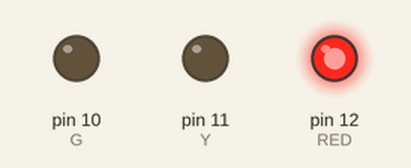
Simulated run of this sketch. Board: Arduino Uno, built with avr-gcc and run on an emulated ATmega328P. Shown: output pins drawn as LEDs (lit = HIGH).

Above: at 5.0 s.
At 11.0 s:
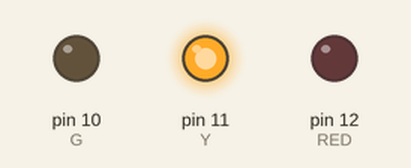
At 14.5 s:
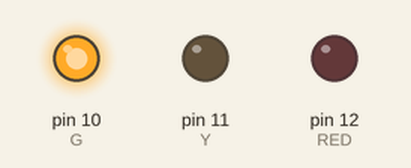
Timing chart, 0 to 22.1 s (numbered marks = the images above):
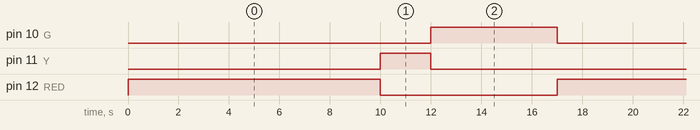

The sketch:

Ledtest.ino
```cpp
const int RED = 12;
const int Y = 11;
const int G = 10;
void setup() {
  // put your setup code here, to run once:
pinMode(RED,OUTPUT);
pinMode(Y,OUTPUT);
pinMode(G,OUTPUT);
}

void loop() {
  // put your main code here, to run repeatedly:
digitalWrite(RED,HIGH);
digitalWrite(Y,LOW);
digitalWrite(G,LOW);
delay(10000);
digitalWrite(RED,LOW);
digitalWrite(Y,HIGH);
digitalWrite(G,LOW);
delay(2000);
digitalWrite(RED,LOW);
digitalWrite(Y,LOW);
digitalWrite(G,HIGH);

delay(5000);


}
```

Measured:
- by itself, pin 10 (G): alternates HIGH for 5.0 s and LOW for 12.0 s
- by itself, pin 11 (Y): alternates HIGH for 2.0 s and LOW for 15.0 s
- by itself, pin 12 (RED): alternates HIGH for 10.0 s and LOW for 7.0 s
